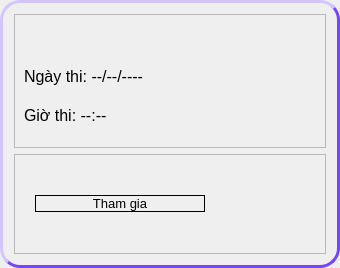
<?xml version="1.0" encoding="UTF-8"?>
<ui version="4.0">
 <class>ContestWidget</class>
 <widget class="QFrame" name="ContestWidget">
  <property name="geometry">
   <rect>
    <x>0</x>
    <y>0</y>
    <width>340</width>
    <height>268</height>
   </rect>
  </property>
  <property name="windowTitle">
   <string>Frame</string>
  </property>
  <property name="styleSheet">
   <string notr="true">QFrame#ContestWidget {
	border-style: outset;
	border-width: 3px;
	border-color: #7446ff;
	border-radius: 20px;
}</string>
  </property>
  <layout class="QVBoxLayout" name="verticalLayout">
   <item>
    <widget class="QFrame" name="frame01">
     <property name="maximumSize">
      <size>
       <width>400</width>
       <height>180</height>
      </size>
     </property>
     <property name="frameShape">
      <enum>QFrame::StyledPanel</enum>
     </property>
     <property name="frameShadow">
      <enum>QFrame::Raised</enum>
     </property>
     <layout class="QVBoxLayout" name="verticalLayout_7">
      <item>
       <widget class="QLabel" name="title">
        <property name="font">
         <font>
          <family>LMHDOC</family>
          <pointsize>20</pointsize>
          <weight>75</weight>
          <bold>true</bold>
         </font>
        </property>
        <property name="text">
         <string/>
        </property>
        <property name="alignment">
         <set>Qt::AlignCenter</set>
        </property>
       </widget>
      </item>
      <item alignment="Qt::AlignTop">
       <widget class="QLabel" name="lblDate">
        <property name="font">
         <font>
          <family>Segoe UI</family>
          <pointsize>12</pointsize>
         </font>
        </property>
        <property name="text">
         <string>Ngày thi: --/--/----</string>
        </property>
       </widget>
      </item>
      <item alignment="Qt::AlignTop">
       <widget class="QLabel" name="lblTime">
        <property name="font">
         <font>
          <family>Segoe UI</family>
          <pointsize>12</pointsize>
         </font>
        </property>
        <property name="text">
         <string>Giờ thi: --:--</string>
        </property>
       </widget>
      </item>
     </layout>
    </widget>
   </item>
   <item>
    <widget class="QFrame" name="frame02">
     <property name="maximumSize">
      <size>
       <width>16777215</width>
       <height>100</height>
      </size>
     </property>
     <property name="frameShape">
      <enum>QFrame::StyledPanel</enum>
     </property>
     <property name="frameShadow">
      <enum>QFrame::Raised</enum>
     </property>
     <layout class="QHBoxLayout" name="horizontalLayout_10">
      <property name="spacing">
       <number>20</number>
      </property>
      <property name="leftMargin">
       <number>20</number>
      </property>
      <property name="topMargin">
       <number>0</number>
      </property>
      <property name="rightMargin">
       <number>0</number>
      </property>
      <property name="bottomMargin">
       <number>0</number>
      </property>
      <item>
       <widget class="QPushButton" name="btnJoin">
        <property name="font">
         <font>
          <pointsize>10</pointsize>
          <weight>50</weight>
          <bold>false</bold>
         </font>
        </property>
        <property name="styleSheet">
         <string notr="true">QPushButton{
	border: 1px solid;
}</string>
        </property>
        <property name="text">
         <string>Tham gia</string>
        </property>
        <property name="flat">
         <bool>false</bool>
        </property>
       </widget>
      </item>
      <item>
       <widget class="QPushButton" name="icon">
        <property name="maximumSize">
         <size>
          <width>100</width>
          <height>100</height>
         </size>
        </property>
        <property name="text">
         <string/>
        </property>
        <property name="icon">
         <iconset>
          <normaloff>:/Icon/traffic/motorcycle.png</normaloff>:/Icon/traffic/motorcycle.png</iconset>
        </property>
        <property name="iconSize">
         <size>
          <width>80</width>
          <height>80</height>
         </size>
        </property>
        <property name="flat">
         <bool>true</bool>
        </property>
       </widget>
      </item>
     </layout>
    </widget>
   </item>
  </layout>
 </widget>
 <resources/>
 <connections/>
</ui>
